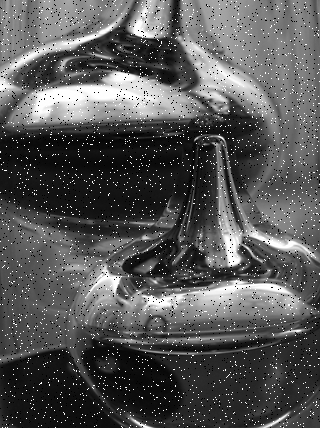
#> input picture 6th-week-image-processing/Noise_image.png, 320 x 428 px
$ python Blur-2Dconv-matrix.py
#> lines starting #> are read from the running program, lines starting #| are printed output that depends on the picture
import numpy as np
import cv2

kernel1 = np.ones((9, 9),np.float32)/90
image = cv2.imread('Noise_image.png')
#> image is the input picture: shape (428, 320, 3); min 0, max 255, mean 86.8
img = cv2.filter2D(src=image, ddepth=-1, kernel=kernel1)
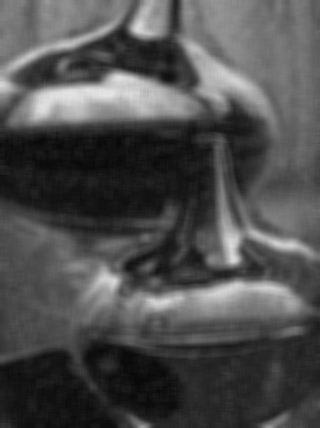
#> img: shape (428, 320, 3); min 8, max 228, mean 78.2
img3 = cv2.hconcat([image,img])
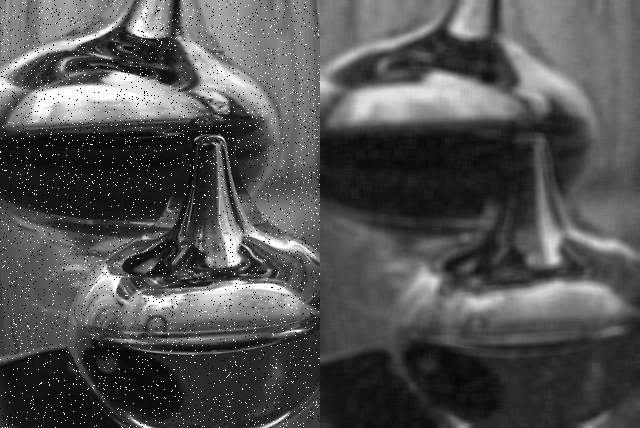
#> img3: shape (428, 640, 3); min 0, max 255, mean 82.5
cv2.imshow('2DConvBlur', img3)
cv2.waitKey(0)

$ run again, with 6th-week-image-processing/flowers.jpeg saved as 6th-week-image-processing/Noise_image.png
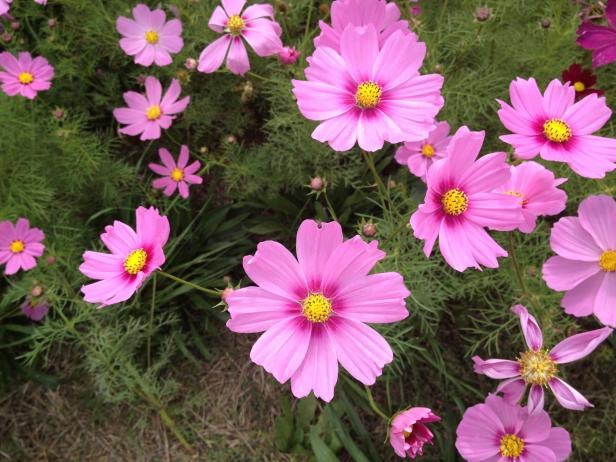
#> input picture 6th-week-image-processing/flowers.jpeg, 616 x 462 px
#> image is the input picture: shape (462, 616, 3); mean B, G, R 98, 91.3, 124.5
#> `img = cv2.filter2D(src=image, ddepth=-1, kernel=kernel1)`:
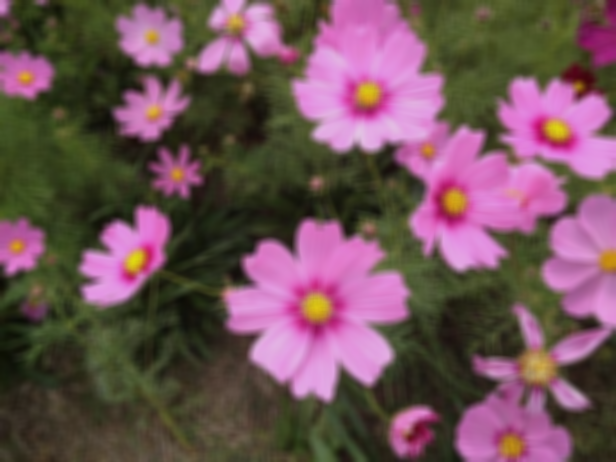
#> img: shape (462, 616, 3); mean B, G, R 88.2, 82.2, 112
#> `img3 = cv2.hconcat([image,img])`:
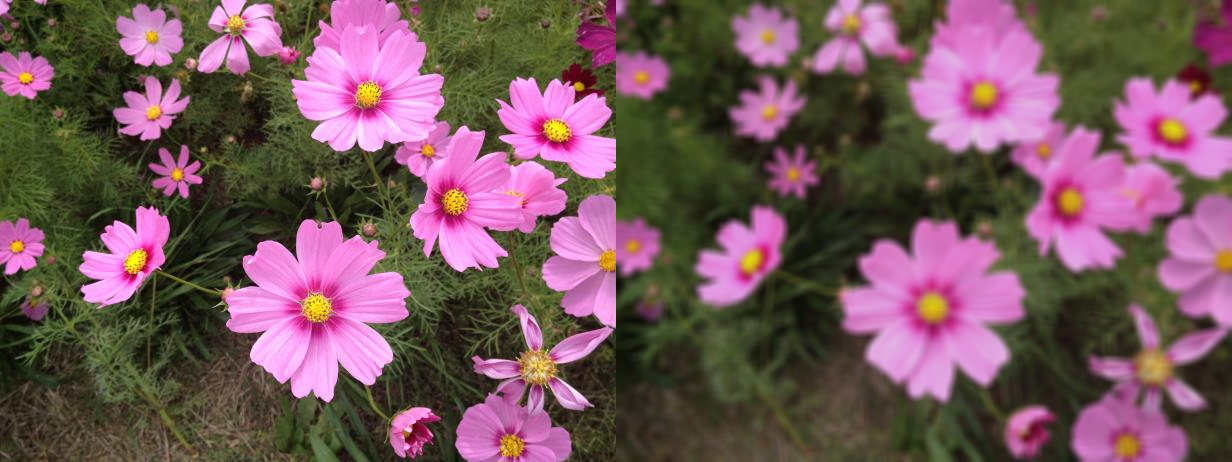
#> img3: shape (462, 1232, 3); mean B, G, R 93.1, 86.7, 118.3

$ run again, with 6th-week-image-processing/robert.webp saved as 6th-week-image-processing/Noise_image.png
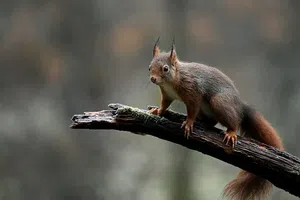
#> input picture 6th-week-image-processing/robert.webp, 300 x 200 px
#> image is the input picture: shape (200, 300, 3); mean B, G, R 80.4, 88.3, 90.7
#> `img = cv2.filter2D(src=image, ddepth=-1, kernel=kernel1)`:
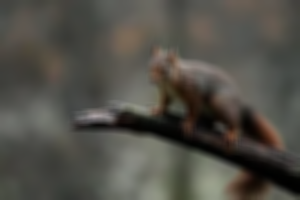
#> img: shape (200, 300, 3); mean B, G, R 72.3, 79.5, 81.6
#> `img3 = cv2.hconcat([image,img])`:
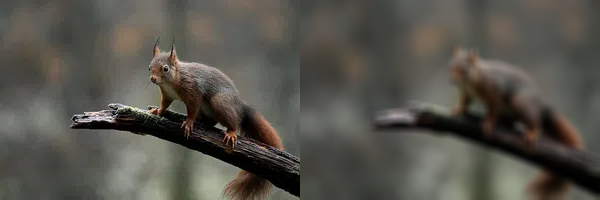
#> img3: shape (200, 600, 3); mean B, G, R 76.3, 83.9, 86.1

$ run again, with 6th-week-image-processing/smoothimg.jpg saved as 6th-week-image-processing/Noise_image.png
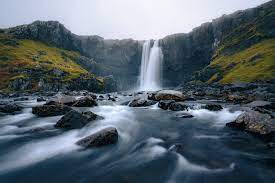
#> input picture 6th-week-image-processing/smoothimg.jpg, 275 x 183 px
#> image is the input picture: shape (183, 275, 3); mean B, G, R 109, 100, 87.8
#> `img = cv2.filter2D(src=image, ddepth=-1, kernel=kernel1)`:
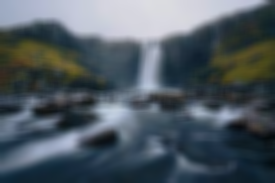
#> img: shape (183, 275, 3); mean B, G, R 98.1, 90, 79.1
#> `img3 = cv2.hconcat([image,img])`:
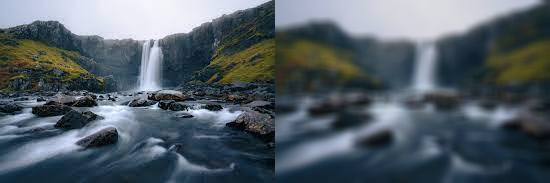
#> img3: shape (183, 550, 3); mean B, G, R 103.5, 95, 83.4
